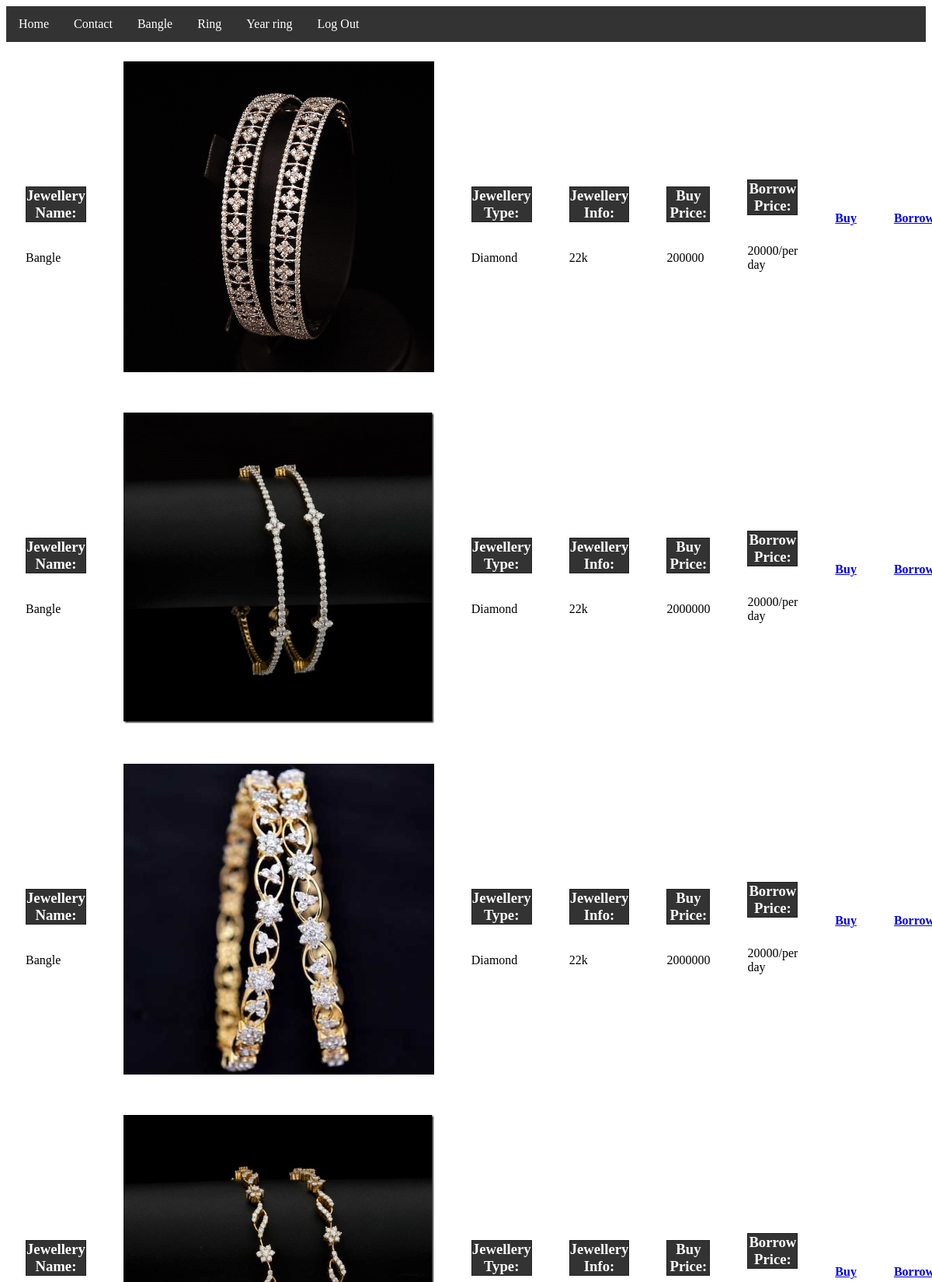
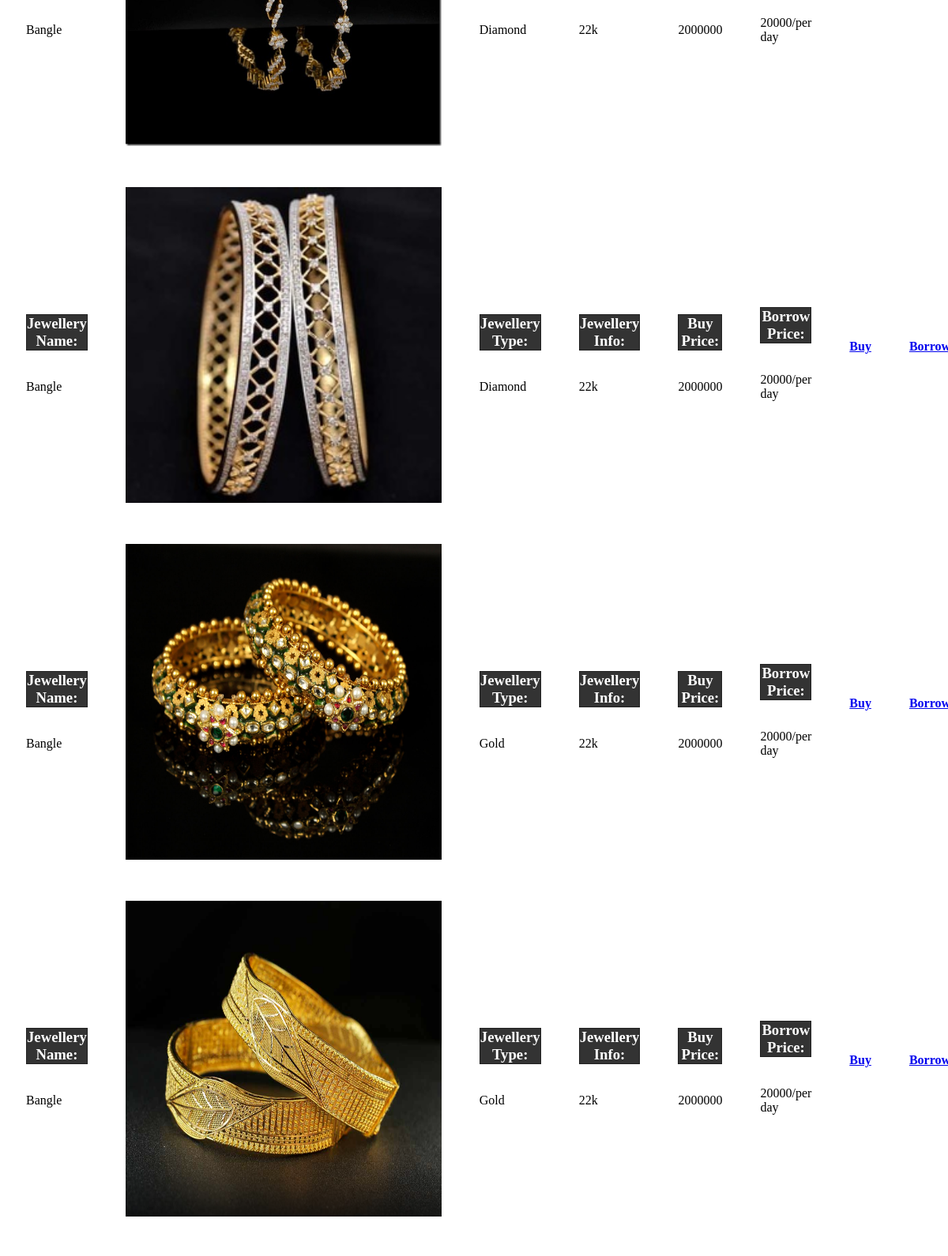
The app's page /showbangle.php (signed in, upper part) with its own data (2 pictures, top to bottom).
### tables this page shows
CREATE TABLE `jewellery` (
  `jewellery_id` int(11) NOT NULL,
  `jewellery_name` varchar(100) NOT NULL,
  `jewellery_image` varchar(255) NOT NULL,
  `jewellery_type` varchar(100) NOT NULL,
  `jewellery_info` varchar(100) NOT NULL,
  `buy_price` varchar(100) NOT NULL,
  `borrow_price` varchar(100) NOT NULL
);

### showbangle.php (the view, shortened to what this page needs)
<!DOCTYPE html>
<html lang="en">
<head>
</head>
<body>
<?php
 require "navbar2.php";
?>
<?php
$link=mysqli_connect("localhost","root","","jewellery_network");
$sql="SELECT jewellery_id,jewellery_name,jewellery_image,jewellery_type,jewellery_info,buy_price,borrow_price FROM jewellery WHERE jewellery_name='bangle'";
if($result=mysqli_query($link,$sql))
{
	if(mysqli_num_rows($result)>0)
	{
		echo"<table>";
	while($row=mysqli_fetch_array($result))
	{
		echo"<tr>";
        echo"<td style = 'text-transform:capitalize;'>"."<h3>Jewellery Name:</h3>"."<br>".$row['jewellery_name']."</td>";
        echo"<td>"."<img src='".$row['jewellery_image']."'height='400' width='400'/>"."</td>";
		echo"<td style = 'text-transform:capitalize;'>"."<h3>Jewellery Type:</h3>"."<br>".$row['jewellery_type']."</td>";
        echo"<td>"."<h3>Jewellery Info:</h3>"."<br>".$row['jewellery_info']."</td>";
        echo"<td>"."<h3>Buy Price:</h3>"."<br>".$row['buy_price']."</td>";
        echo"<td>"."<h3>Borrow Price:</h3>"."<br>".$row['borrow_price']."/per day"."</td>";
        echo"<td>"."<a href='buy.php?jid=$row[jewellery_id]&cid=$_SESSION[cusid]'><h4>Buy</h4></a>"."</td>";
        echo"<td>"."<a href='borrow.php?jid1=$row[jewellery_id]&cid1=$_SESSION[cusid]'><h4>Borrow</h4></a>"."</td>";
        echo"</tr>";
}
echo"</table>";
}
	else
	{
		echo"No records matching your query were found.";
	}
}
	else{
		echo"ERROR:Could not able to excute $sql.".mysqli_error($link);
	}
?>
</body>
</html>

### showbangle.php (style rules this page uses)
td { padding:23px; }
h3 { display: block; color: white; text-align: center; text-decoration: none; overflow: hidden; background-color: #333; border: 1px solid #222; }

### records on screen
jewellery: jewellery_name "Bangle", jewellery_image (picture), jewellery_type "Diamond", jewellery_info "22k", buy_price "200000", borrow_price "20000"
jewellery: jewellery_name "Bangle", jewellery_image (picture), jewellery_type "Diamond", jewellery_info "22k", buy_price "2000000", borrow_price "20000"
jewellery: jewellery_name "Bangle", jewellery_image (picture), jewellery_type "Diamond", jewellery_info "22k", buy_price "2000000", borrow_price "20000"
jewellery: jewellery_name "Bangle", jewellery_image (picture), jewellery_type "Diamond", jewellery_info "22k", buy_price "2000000", borrow_price "20000"
jewellery: jewellery_name "Bangle", jewellery_image (picture), jewellery_type "Diamond", jewellery_info "22k", buy_price "2000000", borrow_price "20000"
jewellery: jewellery_name "Bangle", jewellery_image (picture), jewellery_type "Gold", jewellery_info "22k", buy_price "2000000", borrow_price "20000"
jewellery: jewellery_name "Bangle", jewellery_image (picture), jewellery_type "Gold", jewellery_info "22k", buy_price "2000000", borrow_price "20000"
